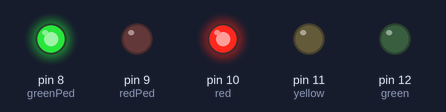
Bench run of a sketch on a simulated Arduino Uno, built with avr-gcc and run on an emulated ATmega328P. Shown: output pins drawn as LEDs (lit = HIGH).

Above: at 5.2 s.
At 10.7 s:
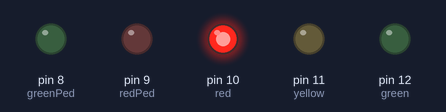
At 14.7 s:
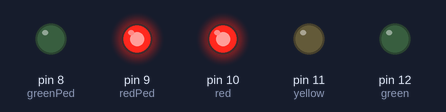
At 17.0 s:
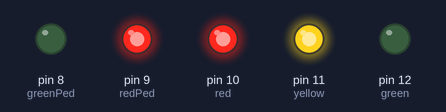
At 23.2 s:
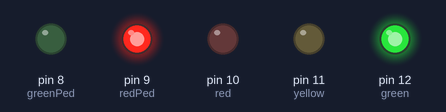
At 32.5 s:
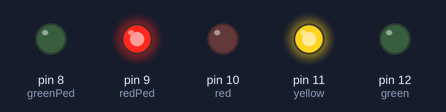
Timing chart, 0 to 43.7 s (numbered marks = the images above):
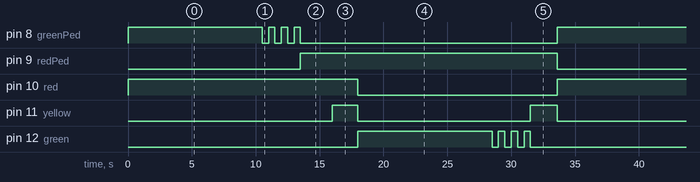

Measured:
- by itself, pin 8 (greenPed), pin 12 (green): repeats every 33.6 s: 3 × (LOW 0.50 s, HIGH 0.50 s), LOW 20.1 s, HIGH 10.5 s
- by itself, pin 9 (redPed): alternates HIGH for 20.1 s and LOW for 13.5 s
- by itself, pin 10 (red): alternates HIGH for 18.0 s and LOW for 15.6 s
- by itself, pin 11 (yellow): repeats every 33.6 s: LOW 13.5 s, HIGH 2.1 s, LOW 16.0 s, HIGH 2.0 s

The sketch:

TrafficLight.ino
```cpp
int red=10;
int yellow=11;
int green=12;
int redPed=9;
int greenPed=8;
void setup() {
  // put your setup code here, to run once:
// initialize digital pin LED_BUILTIN as an output.
  pinMode(red, OUTPUT);
  pinMode(yellow,OUTPUT);
  pinMode(green,OUTPUT);
  pinMode(redPed,OUTPUT);
  pinMode(greenPed,OUTPUT);
}

void loop() {
  // put your main code here, to run repeatedly:

  digitalWrite(red, HIGH);
  digitalWrite(redPed,LOW);
  digitalWrite(greenPed,HIGH);
  delay(10000);
  digitalWrite(greenPed,HIGH);
  delay(500);
  digitalWrite(greenPed,LOW);
  delay(500);
  digitalWrite(greenPed,HIGH);
  delay(500);
  digitalWrite(greenPed,LOW);
  delay(500);
  digitalWrite(greenPed,HIGH);
  delay(500);
  digitalWrite(greenPed,LOW);
  delay(500);
  digitalWrite(greenPed,HIGH);
  delay(500);


  digitalWrite(redPed,HIGH);
  digitalWrite(greenPed,LOW);
  delay(2500);
  digitalWrite(yellow, HIGH);
  delay(2000);
  digitalWrite(redPed,HIGH);
  digitalWrite(green,HIGH);
  digitalWrite(yellow,LOW);
  digitalWrite(red,LOW);
  delay(10000);
  digitalWrite(green,HIGH);
  delay(500);
  digitalWrite(green,LOW);
  delay(500);
  digitalWrite(green,HIGH);
  delay(500);
  digitalWrite(green,LOW);
  delay(500);
  digitalWrite(green,HIGH);
  delay(500);
  digitalWrite(green,LOW);
  delay(500);
  digitalWrite(green,HIGH);
  delay(500);
  digitalWrite(yellow, HIGH);
  digitalWrite(green,LOW);
  delay(2100);
  digitalWrite(yellow,LOW);

}
```
